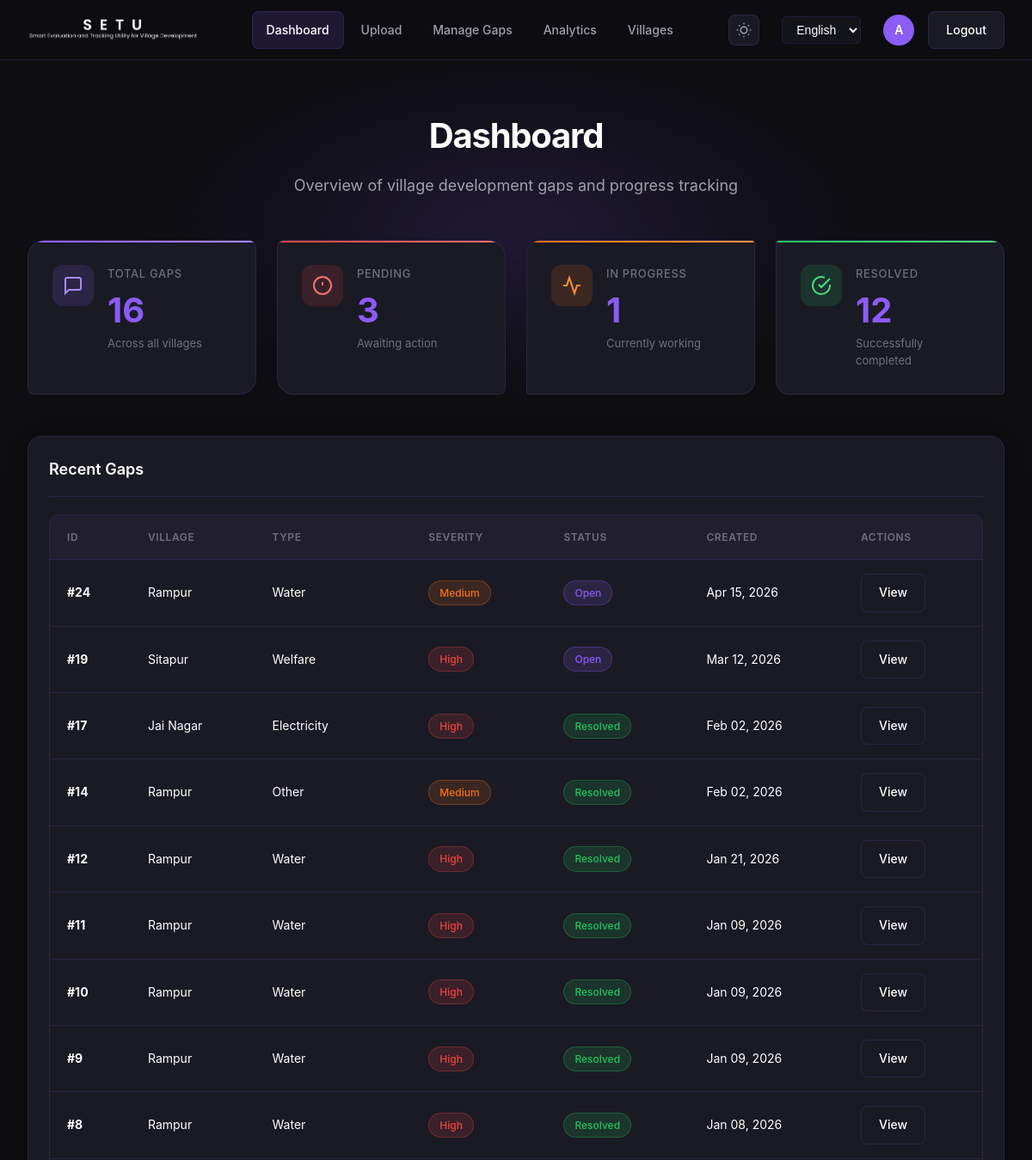
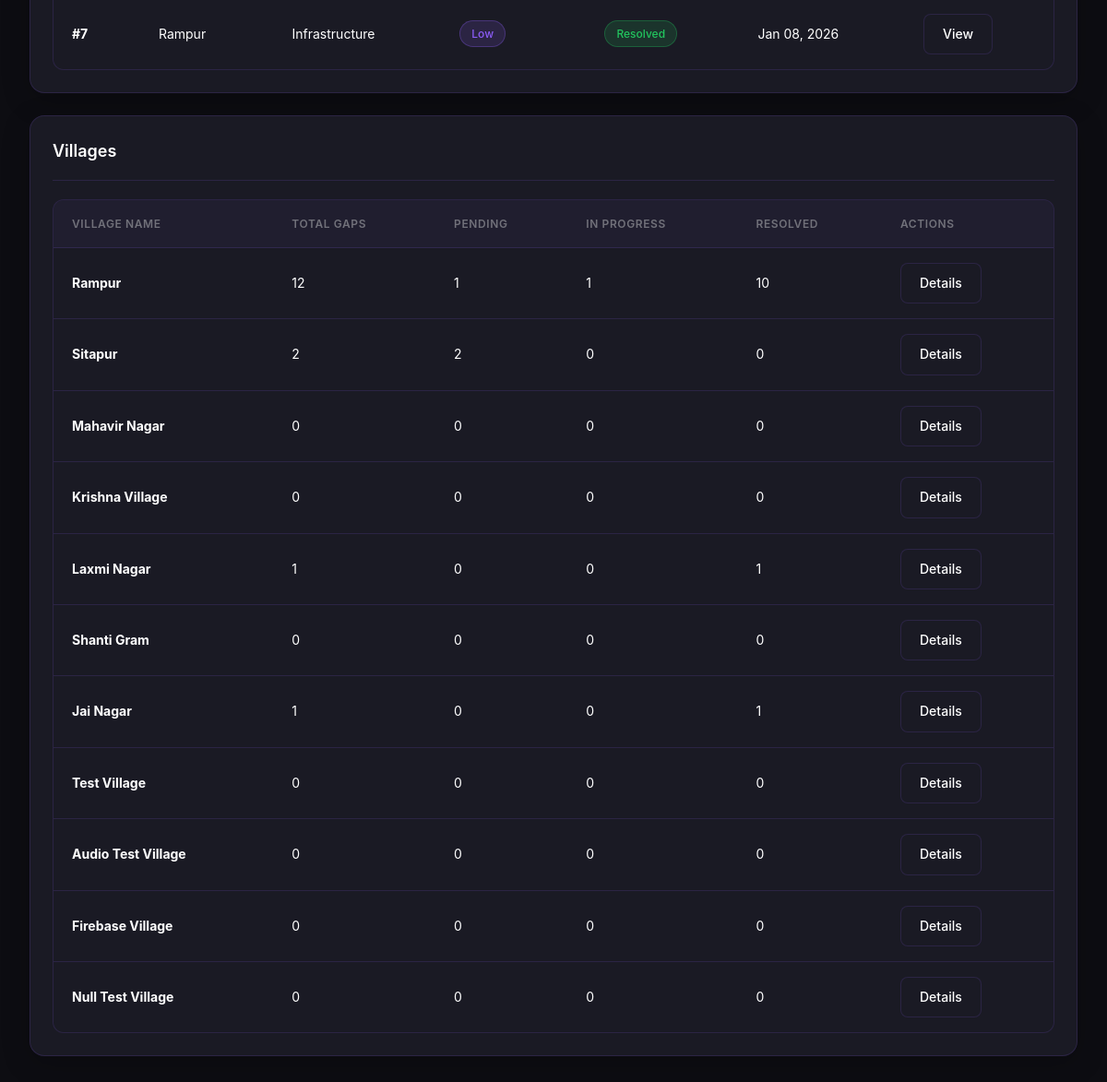
The page /dashboard/ (signed in) on the database its author committed (2 pictures, top to bottom).
### core/models.py (models this page shows, shortened)
class Gap(models.Model):
    STATUS_CHOICES = [
        ("open", "Open"),
        ("in_progress", "In Progress"),
        ("resolved", "Resolved"),
    ]
    INPUT_METHOD_CHOICES = [
        ("image", "Image Upload"),
        ("voice", "Voice Recording"),
        ("text", "Text Input"),
    ]
    GAP_TYPE_CHOICES = [
        ("water", "Water Supply"),
        ("road", "Road Infrastructure"),
        ("sanitation", "Sanitation"),
        ("electricity", "Electricity"),
        ("education", "Education"),
        ("health", "Healthcare"),
        ("housing", "Housing"),
        ("agriculture", "Agriculture"),
        ("connectivity", "Connectivity"),
        ("employment", "Employment"),
        ("community_center", "Community Center"),
        ("drainage", "Drainage"),
        ("other", "Other"),
    ]
    SEVERITY_CHOICES = [
        ("low", "Low"),
        ("medium", "Medium"),
        ("high", "High"),
    ]
    village = models.ForeignKey("Village", on_delete=models.CASCADE)
    description = models.TextField()
    gap_type = models.CharField(max_length=100, choices=GAP_TYPE_CHOICES, db_index=True)
    severity = models.CharField(
        max_length=50, choices=SEVERITY_CHOICES, default="low", db_index=True
    )
    status = models.CharField(
        max_length=20, choices=STATUS_CHOICES, default="open", db_index=True
    )
    input_method = models.CharField(
        max_length=10,
        choices=INPUT_METHOD_CHOICES,
        default="image",
        db_index=True,
        help_text="Method used to submit this gap",
    )
    audio_file = models.FileField(
        upload_to="gap_audio/",
        blank=True,
        null=True,
        help_text="Audio file if submitted via voice",
    )
    audio_url = models.URLField(
        max_length=500,
        blank=True,
        null=True,
        help_text="External audio URL (Cloudinary) - will be downloaded to audio_file",
    )
    voice_code = models.CharField(
        max_length=64,
        blank=True,
        null=True,
        unique=True,  # Add unique constraint to prevent duplicates
        help_text="Unique voice fingerprint for voice-based gaps",
    )
    recommendations = models.TextField(blank=True, null=True, default="None")
    created_at = models.DateTimeField(auto_now_add=True)
    start_date = models.DateField(blank=True, null=True, help_text="Project start date")
    expected_completion = models.DateField(
        blank=True, null=True, help_text="Expected completion date"
    )
    actual_completion = models.DateField(
        blank=True, null=True, help_text="Actual completion date"
    )
    latitude = models.DecimalField(
        max_digits=9,
        decimal_places=6,
        blank=True,
        null=True,
        help_text="Latitude coordinate",
    )
    longitude = models.DecimalField(
        max_digits=9,
        decimal_places=6,
        blank=True,
        null=True,
        help_text="Longitude coordinate",
    )
    resolution_proof = models.FileField(
        upload_to="resolution_proofs/",
        blank=True,
        null=True,
        help_text="Document/letter proving gap resolution (required for ADMIN to close)",
    )
    resolution_proof_number = models.CharField(
        max_length=100,
        blank=True,
        null=True,
        help_text="Reference number of resolution letter/document",
    )
    resolved_by = models.ForeignKey(
        User,
        on_delete=models.SET_NULL,
        null=True,
        blank=True,
        related_name="resolved_gaps",
        help_text="User who marked this as resolved",
    )
    resolved_at = models.DateTimeField(
        null=True, blank=True, help_text="Timestamp when gap was resolved"
    )

class Village(models.Model):
    name = models.CharField(max_length=120)

### core/views.py (the view)
# urls.py: path("dashboard/", views.dashboard, name="dashboard"),
@login_required
@role_required(MANAGER_AND_ABOVE)  # Managers and above can oversee dashboards
def dashboard(request):
    gaps = Gap.objects.all()
    total_gaps = gaps.count()
    pending_gaps = gaps.filter(status="open").count()
    in_progress_gaps = gaps.filter(status="in_progress").count()
    resolved_gaps = gaps.filter(status="resolved").count()
    recent_gaps = gaps.select_related("village").order_by("-created_at")[:10]
    villages_data = []
    villages = Village.objects.all()
    for village in villages:
        village_gaps = Gap.objects.filter(village=village)
        villages_data.append(
            {
                "id": village.id,
                "name": village.name,
                "total_gaps": village_gaps.count(),
                "pending_gaps": village_gaps.filter(status="open").count(),
                "in_progress_gaps": village_gaps.filter(status="in_progress").count(),
                "resolved_gaps": village_gaps.filter(status="resolved").count(),
            }
        )
    context = {
        "total_gaps": total_gaps,
        "pending_gaps": pending_gaps,
        "in_progress_gaps": in_progress_gaps,
        "resolved_gaps": resolved_gaps,
        "recent_gaps": recent_gaps,
        "villages": villages_data,
    }
    return render(request, "core/dashboard.html", context)

### core/permissions.py (called while the page is built, shortened)
def get_user_role(user):
    if not user.is_authenticated:
        return None
    if user.is_superuser or user.is_staff:
        return Role.ADMIN
    profile = getattr(user, "profile", None)
    if profile and profile.role:
        return profile.role
    return Role.GROUND

def role_required(allowed_roles):
    def decorator(view_func):
        @wraps(view_func)
        def _wrapped_view(request, *args, **kwargs):
            role = get_user_role(request.user)
            if request.user.is_superuser or request.user.is_staff:
                return view_func(request, *args, **kwargs)
        return _wrapped_view
    return decorator

### core/templates/core/dashboard.html (shortened to what this page needs)
{% load static %}
{% load i18n %}
<!DOCTYPE html>
<html lang="en">
<head>
  <link rel="stylesheet" href="{% static 'css/modern.css' %}">
</head>
<body>
<nav class="top-nav">
  <div class="nav-container">
    <a href="{% url 'home' %}" class="nav-brand">
      <div class="nav-logo">
        <img src="{% static 'images/dark-mode.png' %}" alt="SETU Logo" class="logo-dark">
      </div>
    </a>
    <ul class="nav-menu" id="navMenu">
      <li class="nav-item"><a href="{% url 'dashboard' %}" class="active">{% trans "Dashboard" %}</a></li>
      <li class="nav-item"><a href="{% url 'upload_form' %}">{% trans "Upload" %}</a></li>
      <li class="nav-item"><a href="{% url 'manage_gaps' %}">{% trans "Manage Gaps" %}</a></li>
      <li class="nav-item"><a href="{% url 'analytics' %}">{% trans "Analytics" %}</a></li>
      <li class="nav-item"><a href="{% url 'villages_list' %}">{% trans "Villages" %}</a></li>
    </ul>
    <div class="nav-user">
      <button class="theme-toggle" onclick="toggleTheme()" title="Toggle light/dark mode">
      </button>
      {% include "language_switcher.html" %}
      <div class="user-avatar">{{ request.user.username|first|upper }}</div>
      <a href="{% url 'logout' %}" class="btn btn-secondary">{% trans "Logout" %}</a>
    </div>
  </div>
</nav>
<div class="main-wrapper">
  <div class="container">
    <div class="page-header">
      <h1>{% trans "Dashboard" %}</h1>
      <p>{% trans "Overview of village development gaps and progress tracking" %}</p>
    </div>
    <div class="stats-grid">
      <div class="stat-card accent-purple">
        <div class="stat-card-icon">
          <div class="stat-icon purple">
            <svg width="24" height="24" viewBox="0 0 24 24" fill="none" stroke="currentColor" stroke-width="2">
              <path d="M21 15a2 2 0 0 1-2 2H7l-4 4V5a2 2 0 0 1 2-2h14a2 2 0 0 1 2 2z"></path>
            </svg>
          </div>
          <div>
            <div class="stat-label">{% trans "Total Gaps" %}</div>
            <div class="stat-value">{{ total_gaps }}</div>
            <p class="stat-subtitle">{% trans "Across all villages" %}</p>
          </div>
        </div>
      </div>
      <div class="stat-card accent-red">
        <div class="stat-card-icon">
          <div class="stat-icon red">
            <svg width="24" height="24" viewBox="0 0 24 24" fill="none" stroke="currentColor" stroke-width="2">
              <circle cx="12" cy="12" r="10"></circle>
              <line x1="12" y1="8" x2="12" y2="12"></line>
              <line x1="12" y1="16" x2="12.01" y2="16"></line>
            </svg>
          </div>
          <div>
            <div class="stat-label">{% trans "Pending" %}</div>
            <div class="stat-value">{{ pending_gaps }}</div>
            <p class="stat-subtitle">{% trans "Awaiting action" %}</p>
          </div>
        </div>
      </div>
      <div class="stat-card accent-orange">
        <div class="stat-card-icon">
          <div class="stat-icon orange">
            <svg width="24" height="24" viewBox="0 0 24 24" fill="none" stroke="currentColor" stroke-width="2">
              <polyline points="22 12 18 12 15 21 9 3 6 12 2 12"></polyline>
            </svg>
          </div>
          <div>
            <div class="stat-label">{% trans "In Progress" %}</div>
            <div class="stat-value">{{ in_progress_gaps }}</div>
            <p class="stat-subtitle">{% trans "Currently working" %}</p>
          </div>
        </div>
      </div>
      <div class="stat-card accent-green">
        <div class="stat-card-icon">
          <div class="stat-icon green">
            <svg width="24" height="24" viewBox="0 0 24 24" fill="none" stroke="currentColor" stroke-width="2">
              <path d="M22 11.08V12a10 10 0 1 1-5.93-9.14"></path>
              <polyline points="22 4 12 14.01 9 11.01"></polyline>
            </svg>
          </div>
          <div>
            <div class="stat-label">{% trans "Resolved" %}</div>
            <div class="stat-value">{{ resolved_gaps }}</div>
            <p class="stat-subtitle">{% trans "Successfully completed" %}</p>
          </div>
        </div>
      </div>
    </div>
    <div class="card">
      <div class="card-header">
        <h2 class="card-title">{% trans "Recent Gaps" %}</h2>
      </div>
      <div class="table-wrapper">
        <table class="table">
          <thead>
            <tr>
              <th>{% trans "ID" %}</th>
              <th>{% trans "Village" %}</th>
              <th>{% trans "Type" %}</th>
              <th>{% trans "Severity" %}</th>
              <th>{% trans "Status" %}</th>
              <th>{% trans "Created" %}</th>
              <th>{% trans "Actions" %}</th>
            </tr>
          </thead>
          <tbody>
            {% for gap in recent_gaps %}
            <tr>
              <td><strong>#{{ gap.id }}</strong></td>
              <td>{{ gap.village.name }}</td>
              <td>{{ gap.gap_type|title }}</td>
              <td>
                <span class="badge
                  {% if gap.severity == 'high' %}badge-danger
                  {% elif gap.severity == 'medium' %}badge-warning
                  {% else %}badge-info{% endif %}">
                  {{ gap.get_severity_display }}
                </span>
              </td>
              <td>
                <span class="badge
                  {% if gap.status == 'resolved' %}badge-success
                  {% elif gap.status == 'in_progress' %}badge-warning
                  {% else %}badge-info{% endif %}">
                  {{ gap.get_status_display }}
                </span>
              </td>
              <td>{{ gap.created_at|date:"M d, Y" }}</td>
              <td>
                <a href="{% url 'manage_gaps' %}" class="btn btn-secondary">{% trans "View" %}</a>
              </td>
            </tr>
            {% endfor %}
          </tbody>
        </table>
      </div>
    </div>
    <div class="card">
      <div class="card-header">
        <h2 class="card-title">{% trans "Villages" %}</h2>
      </div>
      <div class="table-wrapper">
        <table class="table">
          <thead>
            <tr>
              <th>{% trans "Village Name" %}</th>
              <th>{% trans "Total Gaps" %}</th>
              <th>{% trans "Pending" %}</th>
              <th>{% trans "In Progress" %}</th>
              <th>{% trans "Resolved" %}</th>
              <th>{% trans "Actions" %}</th>
            </tr>
          </thead>
          <tbody>
            {% for village in villages %}
            <tr>
              <td><strong>{{ village.name }}</strong></td>
              <td>{{ village.total_gaps }}</td>
              <td>{{ village.pending_gaps }}</td>
              <td>{{ village.in_progress_gaps }}</td>
              <td>{{ village.resolved_gaps }}</td>
              <td>
                <a href="{% url 'village_detail' village.id %}" class="btn btn-secondary">Details</a>
              </td>
            </tr>
            {% endfor %}
          </tbody>
        </table>
      </div>
    </div>
  </div>
</div>
</body>
</html>

### rows shown on the page
Gap: id "24", village.name "Rampur", gap_type "Water", severity "Medium", status "Open", created_at "Apr 15, 2026"
Gap: id "19", village.name "Sitapur", gap_type "Welfare", severity "High", status "Open", created_at "Mar 12, 2026"
Gap: id "17", village.name "Jai Nagar", gap_type "Electricity", severity "High", status "Resolved", created_at "Feb 02, 2026"
Gap: id "14", village.name "Rampur", gap_type "Other", severity "Medium", status "Resolved", created_at "Feb 02, 2026"
Gap: id "12", village.name "Rampur", gap_type "Water", severity "High", status "Resolved", created_at "Jan 21, 2026"
Gap: id "11", village.name "Rampur", gap_type "Water", severity "High", status "Resolved", created_at "Jan 09, 2026"
Gap: id "10", village.name "Rampur", gap_type "Water", severity "High", status "Resolved", created_at "Jan 09, 2026"
Gap: id "9", village.name "Rampur", gap_type "Water", severity "High", status "Resolved", created_at "Jan 09, 2026"
Gap: id "8", village.name "Rampur", gap_type "Water", severity "High", status "Resolved", created_at "Jan 08, 2026"
Gap: id "7", village.name "Rampur", gap_type "Infrastructure", severity "Low", status "Resolved", created_at "Jan 08, 2026"
Village: name "Rampur"
Village: name "Sitapur"
Village: name "Mahavir Nagar"
Village: name "Krishna Village"
Village: name "Laxmi Nagar"
Village: name "Shanti Gram"
Village: name "Jai Nagar"
Village: name "Test Village"
Village: name "Audio Test Village"
Village: name "Firebase Village"
Village: name "Null Test Village"

### other values the page prints
{{ request.user.username|first|upper }} "A"
{{ total_gaps }} "16"
{{ pending_gaps }} "3"
{{ in_progress_gaps }} "1"
{{ resolved_gaps }} "12"
{{ village.total_gaps }} "12" "2" "0" "0" "1" "0" "1" "0" "0" "0" "0"
{{ village.pending_gaps }} "1" "2" "0" "0" "0" "0" "0" "0" "0" "0" "0"
{{ village.in_progress_gaps }} "1" "0" "0" "0" "0" "0" "0" "0" "0" "0" "0"
{{ village.resolved_gaps }} "10" "0" "0" "0" "1" "0" "1" "0" "0" "0" "0"
form field language "English"
